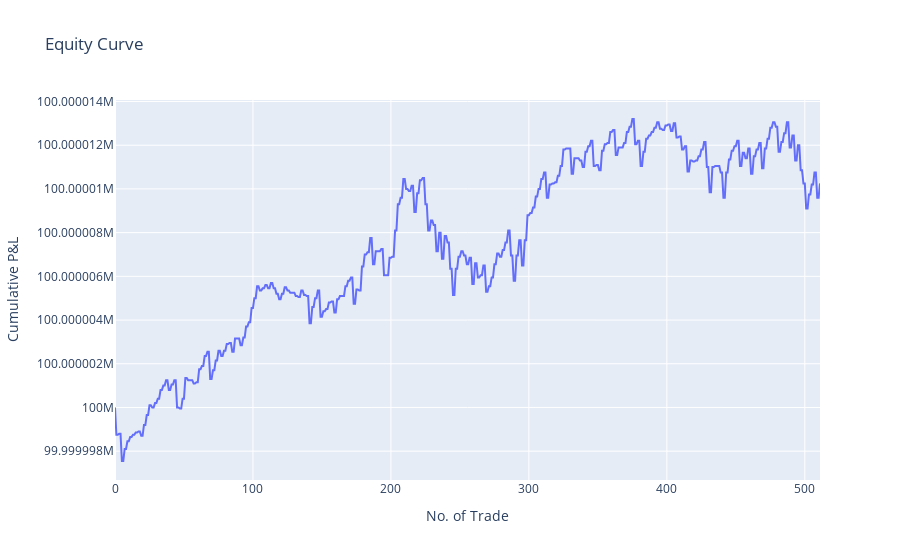

Notebook source saved alongside this figure:
### Code cell
bt.plot_cumpnl('SBIN').show()

### Figure 1 — Plotly figure (JSON) as saved in the notebook; plotly's stock layout.template omitted (floating-point values rounded to 4 significant figures; data arrays with more than 128 entries replaced by an {"elided": "..."} marker saying what was removed)
{"data": [{"hoverinfo": "y+text", "hovertext": {"elided": "512 str values"}, "mode": "lines", "name": "Cumulative Equity", "x": {"elided": "512 int values"}, "y": {"elided": "512 float values"}, "type": "scatter"}], "layout": {"title": {"text": "Equity Curve"}, "xaxis": {"title": {"text": "No. of Trade"}}, "yaxis": {"title": {"text": "Cumulative P&L"}}}}
